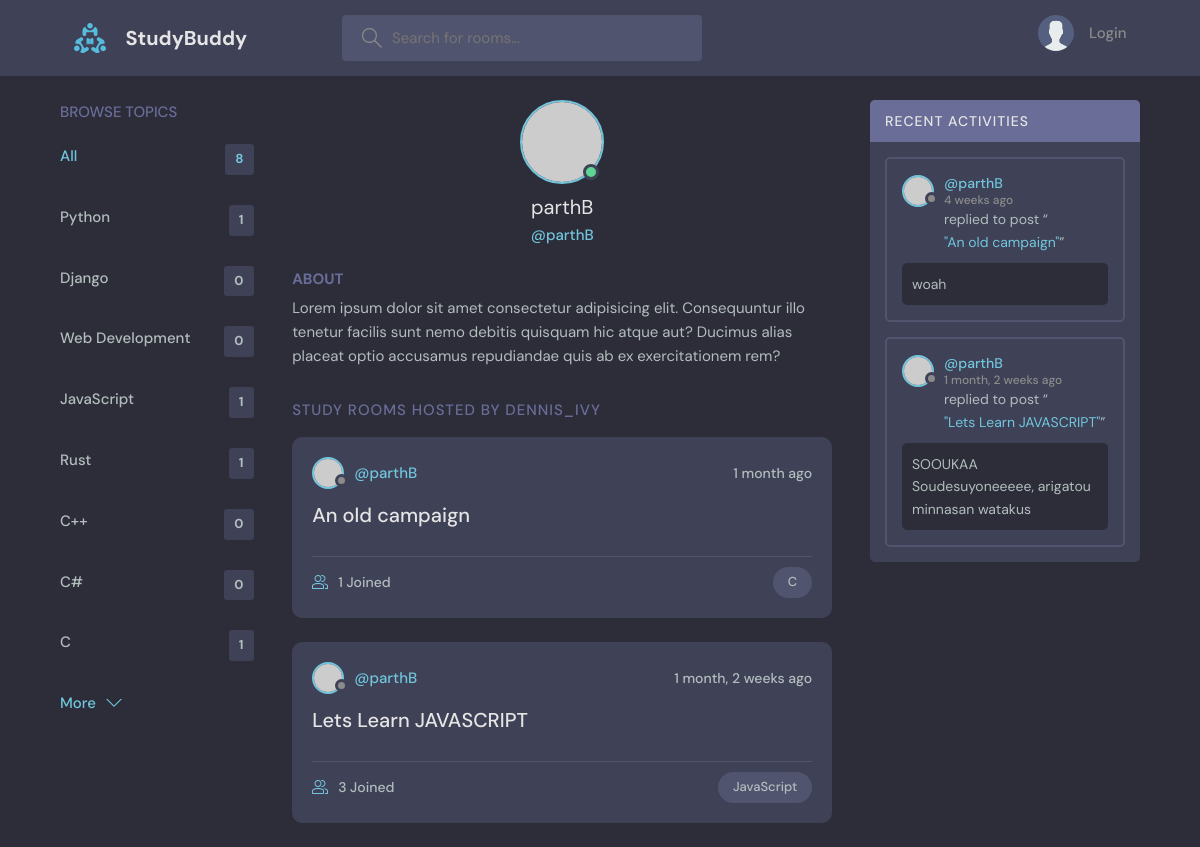
Page /profile/1/ on the committed database.
### base/models.py (models this page shows, shortened)
class Topic(models.Model):
    name = models.CharField(max_length=200)

class Room(models.Model):
    host = models.ForeignKey(User, on_delete=models.SET_NULL, null=True)
    topic = models.ForeignKey(Topic, on_delete=models.SET_NULL, null=True)
    name = models.CharField(max_length=200)
    description = models.TextField(null=True, blank=True)
    participants = models.ManyToManyField(User, related_name='participants', blank=True)
    updated = models.DateTimeField(auto_now=True)
    created = models.DateTimeField(auto_now_add=True)
    class Meta:
        ordering = ['-updated', '-created']
    def __str__(self):
        return self.name

class Message(models.Model):
    user = models.ForeignKey(User, on_delete=models.CASCADE)
    room = models.ForeignKey(Room, on_delete=models.CASCADE)
    body = models.TextField(null=True, blank=True)
    updated = models.DateTimeField(auto_now=True)
    created = models.DateTimeField(auto_now_add=True)
    class Meta:
        ordering = ['-updated', '-created']
    def __str__(self):
        return self.body[0:50]

### base/views.py (the view)
# urls.py: path('profile/<str:pk>/', views.userprofile, name='user-profile'),
def userprofile(request, pk):
    user = User.objects.get(id=pk)
    rooms = user.room_set.all()
    room_message = user.message_set.all()
    topics = Topic.objects.all()
    context = {'user': user, 'rooms':rooms, 'room_message':room_message, 'topics':topics}
    return render(request, 'base/profile.html', context)

### base/templates/base/profile.html (shortened to what this page needs)
{% extends 'main.html' %}
{% block content %}
  <main class="profile-page layout layout--3">
    <div class="container">
        {% include 'base/topics_component.html' %}
      <div class="roomList">
        <div class="profile">
          <div class="profile__avatar">
            <div class="avatar avatar--large active">
              <img src="https://randomuser.me/api/portraits/men/11.jpg" />
            </div>
          </div>
          <div class="profile__info">
            <h3>{{user.username}}</h3>
            <p>@{{user.username}}</p>
          </div>
          <div class="profile__about">
            <h3>About</h3>
            <p>
              Lorem ipsum dolor sit amet consectetur adipisicing elit. Consequuntur illo tenetur
              facilis sunt nemo debitis quisquam hic atque aut? Ducimus alias placeat optio
              accusamus repudiandae quis ab ex exercitationem rem?
            </p>
          </div>
        </div>
        <div class="roomList__header">
          <div>
            <h2>Study Rooms Hosted by dennis_ivy</a>
            </h2>
          </div>
        </div>
        {% include 'base/feed_component.html' %}
      </div>
        {% include 'base/activity_component.html' %}
    </div>
  </main>
{% endblock content %}

### templates/main.html (shortened to what this page needs)
<!DOCTYPE html>
{% load static %}
<html lang="en">
  <head>
    <link rel="stylesheet" href="{% static 'styles/style.css'%}" />
  </head>
  <body>
    {% include 'navbar.html' %}
    {% block content %}
    {% endblock %}
  </body>
</html>

### templates/navbar.html (shortened to what this page needs)
{%load static%}
<header class="header header--loggedIn">
  <div class="container">
    <a href="{% url 'home' %}" class="header__logo">
      <img src="{% static 'images/logo.svg' %}" />
      <h1>StudyBuddy</h1>
    </a>
    <form class="header__search" method="GET" accept="{% url 'home' %}">
      <label>
        <input name="q" placeholder="Search for rooms..." />
      </label>
    </form>
    <nav class="header__menu">
      {% if request.user.is_authenticated %}
      <div class="header__user">
        <a href="{% url 'user-profile' request.user.id %}">
          <div class="avatar avatar--medium active">
            <img src="https://randomuser.me/api/portraits/men/37.jpg" />
          </div>
          <p>{{request.user}} <span>@{{request.user}}</span></p>
        </a>
        <button class="dropdown-button">
          <svg
            version="1.1"
            xmlns="http://www.w3.org/2000/svg"
            width="32"
            height="32"
            viewBox="0 0 32 32"
          >
            <title>chevron-down</title>
            <path d="M16 21l-13-13h-3l16 16 16-16h-3l-13 13z"></path>
          </svg>
        </button>
      </div>
      {% else %}
      <a href="{% url 'login' %}">
        <img src="{% static 'images/avatar.svg' %}" />
        <p>Login</p>
      </a>
      {% endif %}
    </nav>
  </div>
</header>

### base/templates/base/topics_component.html
<div class="topics">
    <div class="topics__header">
        <h2>Browse Topics</h2>
    </div>
    <ul class="topics__list">
        <li>
        <a href="{% url 'home' %}" class="active">All <span>{{topics.count}}</span></a>
        </li>
        {% for topic in topics %}
        <li>
        <a href="{% url 'home' %}?q={{topic.name}}">{{topic.name}} <span>{{topic.room_set.all.count}}</span></a>
        </li>
        {% endfor %}
    </ul>
    <a class="btn btn--link" href="topics.html">
        More
        <svg version="1.1" xmlns="http://www.w3.org/2000/svg" width="32" height="32" viewBox="0 0 32 32">
        <title>chevron-down</title>
        <path d="M16 21l-13-13h-3l16 16 16-16h-3l-13 13z"></path>
        </svg>
    </a>
</div>

### base/templates/base/feed_component.html (shortened to what this page needs)
{% for room in rooms %}
<div class="roomListRoom">
  <div class="roomListRoom__header">
    <a href="{% url 'user-profile' room.host.id %}" class="roomListRoom__author">
      <div class="avatar avatar--small">
        <img src="https://randomuser.me/api/portraits/women/11.jpg" />
      </div>
      <span>@{{room.host.username}}</span>
    </a>
    <div class="roomListRoom__actions">
      <span>{{room.created|timesince}} ago</span>
    </div>
  </div>
  <div class="roomListRoom__content">
    <a href="{% url 'room' room.id %}">{{room.name}}</a>
  </div>
  <div class="roomListRoom__meta">
    <a href="{% url 'room' room.id %}" class="roomListRoom__joined">
      {{room.participants.all.count}} Joined
    </a>
    <p class="roomListRoom__topic">{{room.topic.name}}</p>
  </div>
</div>
{% endfor %}

### base/templates/base/activity_component.html (shortened to what this page needs)
<div class="activities">
    <div class="activities__header">
      <h2>Recent Activities</h2>
    </div>
    {% for message in room_message %}
    <div class="activities__box">
      <div class="activities__boxHeader roomListRoom__header">
        <a href="{% url 'user-profile' message.user.id %}" class="roomListRoom__author">
          <div class="avatar avatar--small">
            <img src="https://randomuser.me/api/portraits/women/11.jpg" />
          </div>
          <p>
            @{{message.user}}
            <span>{{message.created|timesince}} ago</span>
          </p>
        </a>
      </div>
      <div class="activities__boxContent">
        <p>replied to post “<a href="{% url 'room' message.room.id %}">"{{message.room}}"</a>”</p>
        <div class="activities__boxRoomContent">
            {{message}}
        </div>
      </div>
    </div>
    {% endfor %}
</div>

### rows in the picture
Topic: name "Python", room_set.all.count "1"
Topic: name "Django", room_set.all.count "0"
Topic: name "Web Development", room_set.all.count "0"
Topic: name "JavaScript", room_set.all.count "1"
Topic: name "Rust", room_set.all.count "1"
Topic: name "C++", room_set.all.count "0"
Topic: name "C#", room_set.all.count "0"
Topic: name "C", room_set.all.count "1"
Room: host.username "parthB", created "1 month", name "An old campaign", participants.all.count "1", topic.name "C"
Room: host.username "parthB", created "1 month, 2 weeks", name "Lets Learn JAVASCRIPT", participants.all.count "3", topic.name "JavaScript"
Message: user "parthB", created "4 weeks", room "An old campaign", body "woah"
Message: user "parthB", created "1 month, 2 weeks", room "Lets Learn JAVASCRIPT", body "SOOUKAA Soudesuyoneeeee, arigatou minnasan watakus"

### other values in the picture
{{ topics.count }} "8"
{{ user.username }} "parthB"
